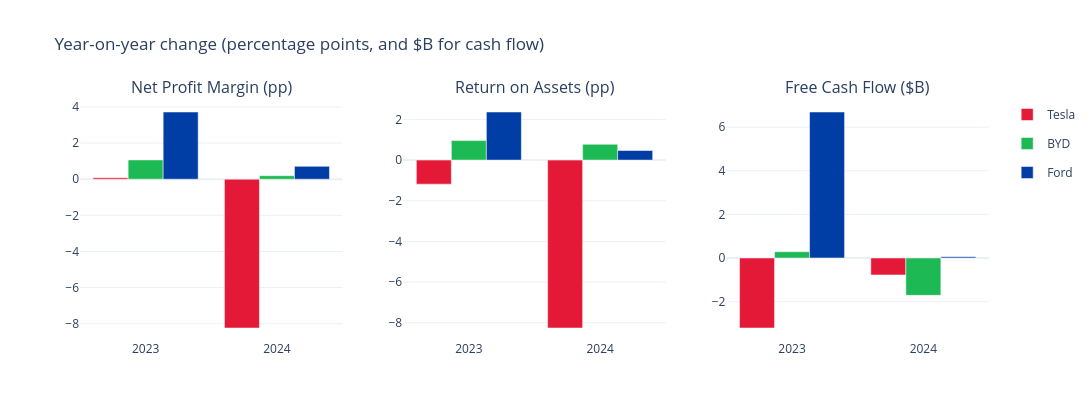

Write notebook code for a chart like this one.
### Code cell
fig_yoy = make_subplots(rows=1, cols=3, subplot_titles=[label for _, label in CHANGE_METRICS])

for col, (_, label) in enumerate(CHANGE_METRICS, start=1):
    frame = changes[label]
    for name in config.COMPANIES:
        fig_yoy.add_trace(go.Bar(
            x=frame.index.astype(str),
            y=frame[name],
            name=name,
            marker_color=COLORS[name],
            legendgroup=name,
            showlegend=(col == 1),
        ), row=1, col=col)

fig_yoy.update_layout(
    title_text="Year-on-year change (percentage points, and $B for cash flow)",
    template="plotly_white",
    barmode="group",
    height=420,
    width=1200,
)
fig_yoy.show()

### Figure 1 — Plotly figure (JSON) as saved in the notebook; plotly's stock layout.template omitted (floating-point values rounded to 4 significant figures)
{"data": [{"legendgroup": "Tesla", "marker": {"color": "#E31937"}, "name": "Tesla", "showlegend": true, "type": "bar", "x": ["2023", "2024"], "xaxis": "x", "y": [0.08377, -8.238], "yaxis": "y"}, {"legendgroup": "BYD", "marker": {"color": "#1DB954"}, "name": "BYD", "showlegend": true, "type": "bar", "x": ["2023", "2024"], "xaxis": "x", "y": [1.068, 0.1925], "yaxis": "y"}, {"legendgroup": "Ford", "marker": {"color": "#003DA5"}, "name": "Ford", "showlegend": true, "type": "bar", "x": ["2023", "2024"], "xaxis": "x", "y": [3.721, 0.7108], "yaxis": "y"}, {"legendgroup": "Tesla", "marker": {"color": "#E31937"}, "name": "Tesla", "showlegend": false, "type": "bar", "x": ["2023", "2024"], "xaxis": "x2", "y": [-1.183, -8.257], "yaxis": "y2"}, {"legendgroup": "BYD", "marker": {"color": "#1DB954"}, "name": "BYD", "showlegend": false, "type": "bar", "x": ["2023", "2024"], "xaxis": "x2", "y": [0.9601, 0.7759], "yaxis": "y2"}, {"legendgroup": "Ford", "marker": {"color": "#003DA5"}, "name": "Ford", "showlegend": false, "type": "bar", "x": ["2023", "2024"], "xaxis": "x2", "y": [2.365, 0.4709], "yaxis": "y2"}, {"legendgroup": "Tesla", "marker": {"color": "#E31937"}, "name": "Tesla", "showlegend": false, "type": "bar", "x": ["2023", "2024"], "xaxis": "x3", "y": [-3.209, -0.776], "yaxis": "y3"}, {"legendgroup": "BYD", "marker": {"color": "#1DB954"}, "name": "BYD", "showlegend": false, "type": "bar", "x": ["2023", "2024"], "xaxis": "x3", "y": [0.2891, -1.713], "yaxis": "y3"}, {"legendgroup": "Ford", "marker": {"color": "#003DA5"}, "name": "Ford", "showlegend": false, "type": "bar", "x": ["2023", "2024"], "xaxis": "x3", "y": [6.695, 0.057], "yaxis": "y3"}], "layout": {"annotations": [{"font": {"size": 16}, "showarrow": false, "text": "Net Profit Margin (pp)", "x": 0.1444, "xanchor": "center", "xref": "paper", "y": 1.0, "yanchor": "bottom", "yref": "paper"}, {"font": {"size": 16}, "showarrow": false, "text": "Return on Assets (pp)", "x": 0.5, "xanchor": "center", "xref": "paper", "y": 1.0, "yanchor": "bottom", "yref": "paper"}, {"font": {"size": 16}, "showarrow": false, "text": "Free Cash Flow ($B)", "x": 0.8556, "xanchor": "center", "xref": "paper", "y": 1.0, "yanchor": "bottom", "yref": "paper"}], "barmode": "group", "height": 420, "title": {"text": "Year-on-year change (percentage points, and $B for cash flow)"}, "width": 1200, "xaxis": {"anchor": "y", "domain": [0.0, 0.2889]}, "xaxis2": {"anchor": "y2", "domain": [0.3556, 0.6444]}, "xaxis3": {"anchor": "y3", "domain": [0.7111, 1.0]}, "yaxis": {"anchor": "x", "domain": [0.0, 1.0]}, "yaxis2": {"anchor": "x2", "domain": [0.0, 1.0]}, "yaxis3": {"anchor": "x3", "domain": [0.0, 1.0]}}}
